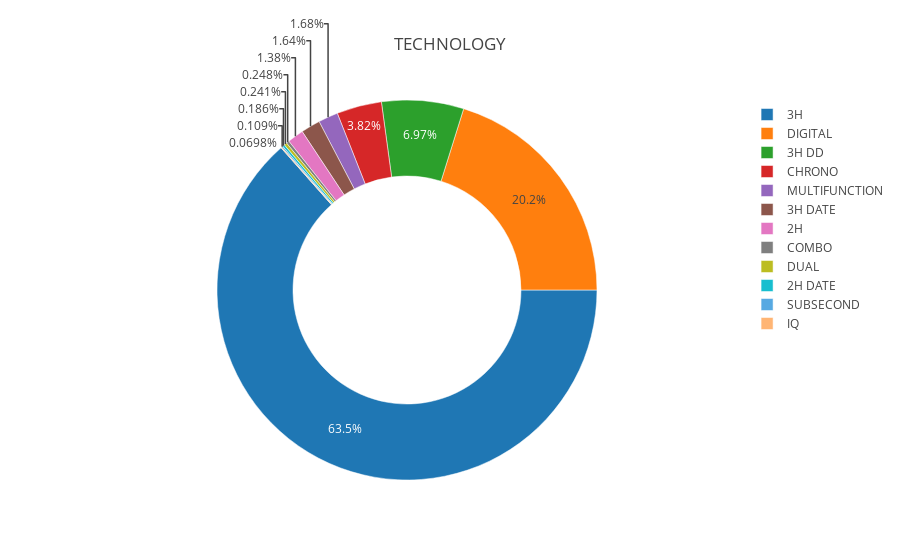

The notebook cell this image was saved under:
### Code cell
var_plot('TECHNOLOGY')

### Figure 1 — Plotly figure (JSON) as saved in the notebook; plotly's stock layout.template omitted (floating-point values rounded to 4 significant figures)
{"data": [{"hole": 0.6, "labels": ["3H", "DIGITAL", "3H DD", "CHRONO", "MULTIFUNCTION", "3H DATE", "2H", "COMBO", "DUAL", "2H DATE", "SUBSECOND", "IQ"], "marker": {"line": {"color": "white", "width": 0.5}}, "rotation": 90, "type": "pie", "uid": "8c778c85-0598-4c37-93db-e38554d57f79", "values": [8180, 2601, 899, 493, 216, 212, 178, 32, 31, 24, 14, 9]}], "layout": {"title": {"text": "TECHNOLOGY"}}}
